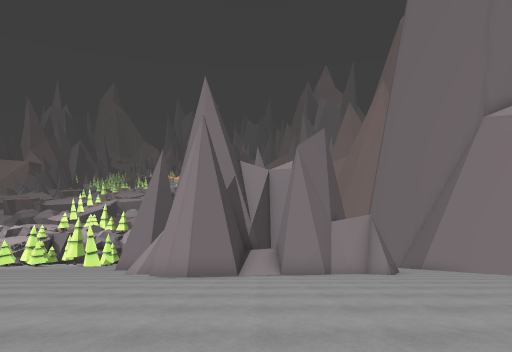
View 1 (above)

24 first-person views from a walk through a Unity game level. The camera is 1.2 m above the floor, tilts 6° down and sees 90° across. The floor is counted in squares, 2 m on a side. Each view is taken from the middle of a square. On the plan, view 1 faces up. The plan holds only what a view shows up to about 9 squares ahead; the rest is blank. The place goes on beyond the plan. Some surface patterns are stand-ins.

View 2
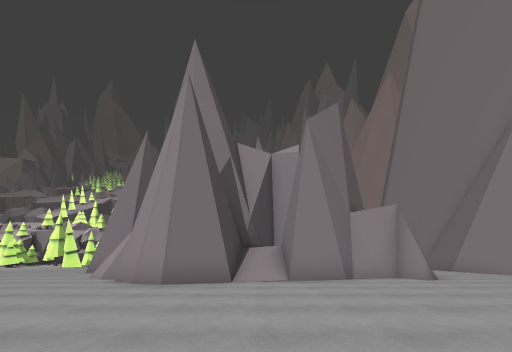

View 3
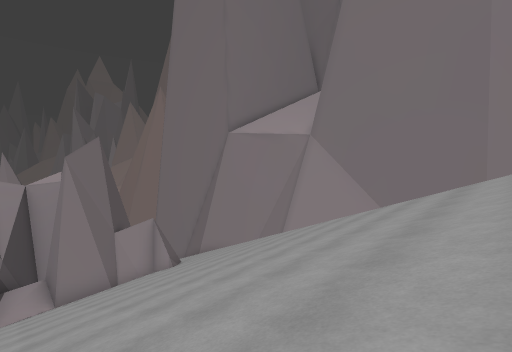

View 4
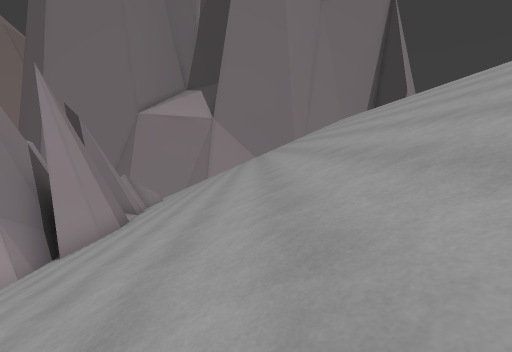

View 5
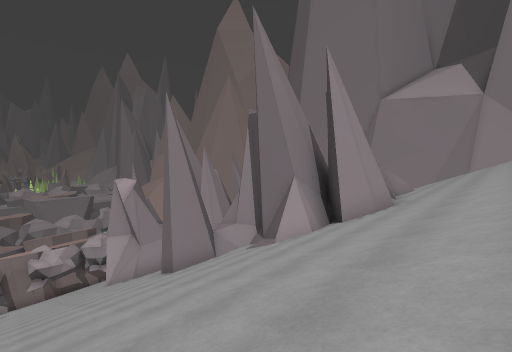

View 6
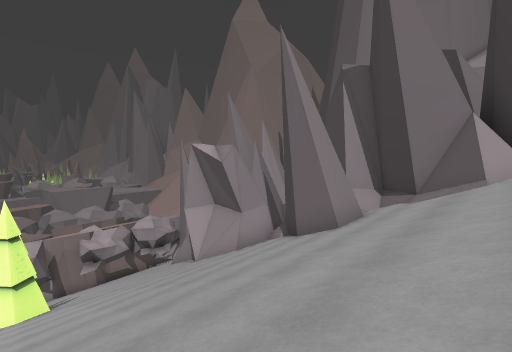

View 7
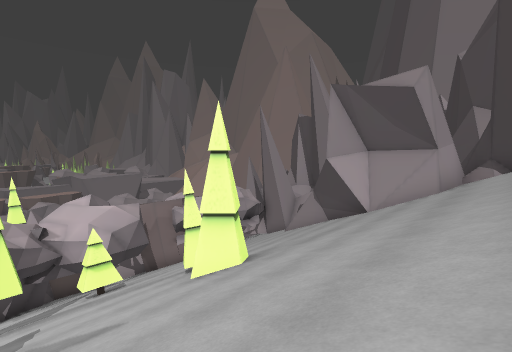

View 8
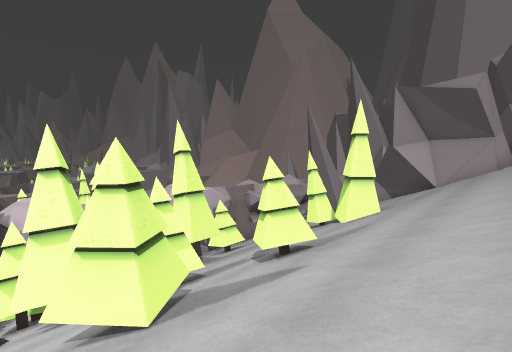

View 9
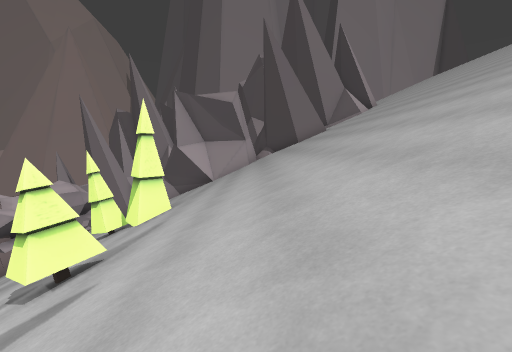

View 10
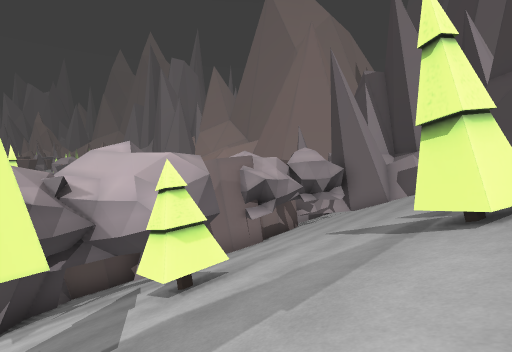

View 11
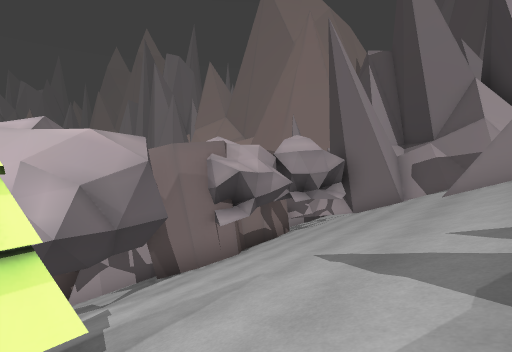

View 12
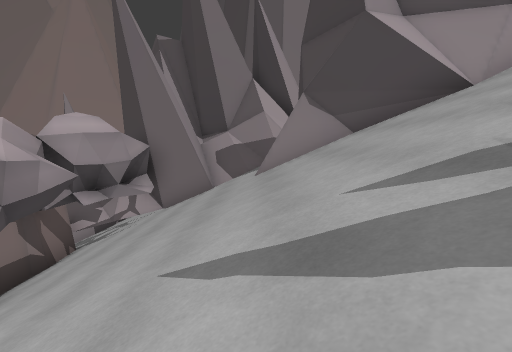

View 13
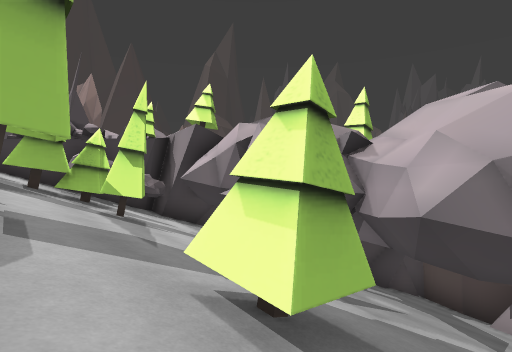

View 14
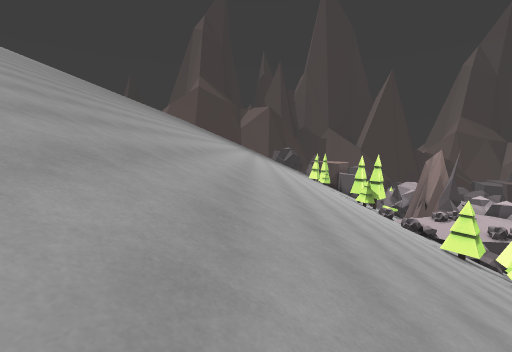

View 15
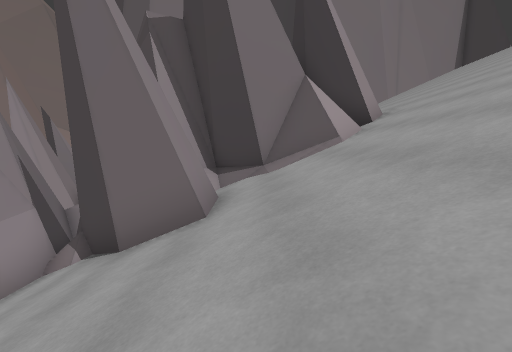

View 16
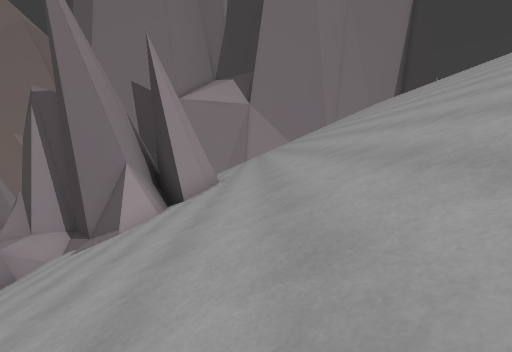

View 17
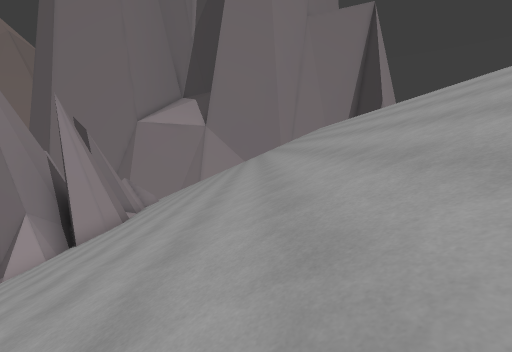

View 18
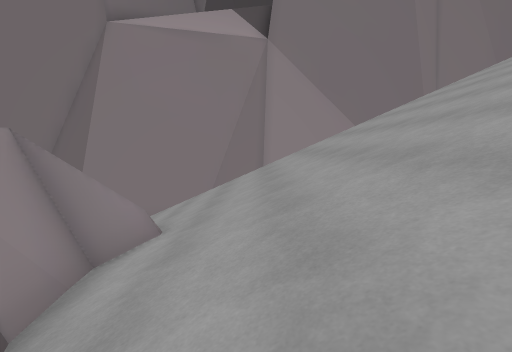

View 19
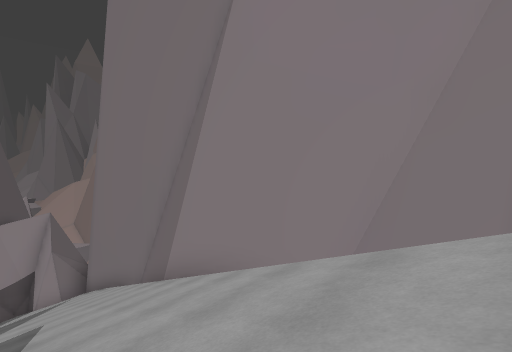

View 20
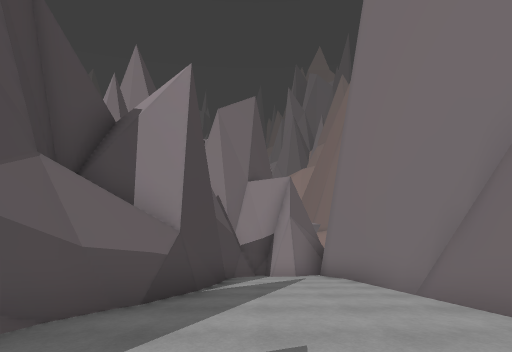

View 21
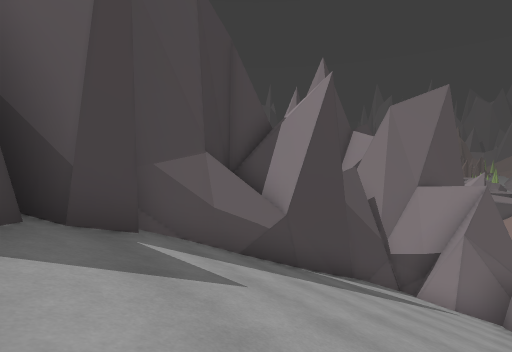

View 22
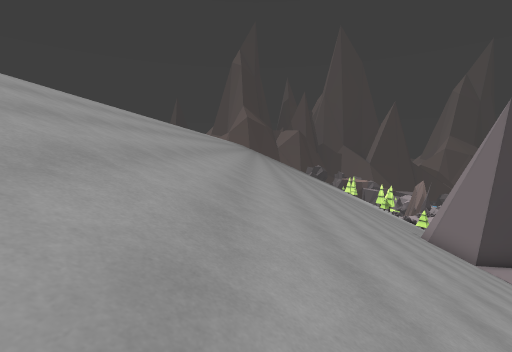

View 23
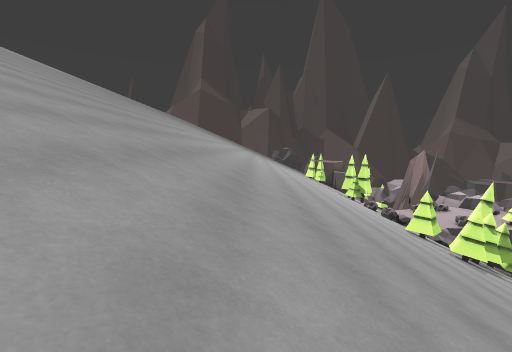

View 24
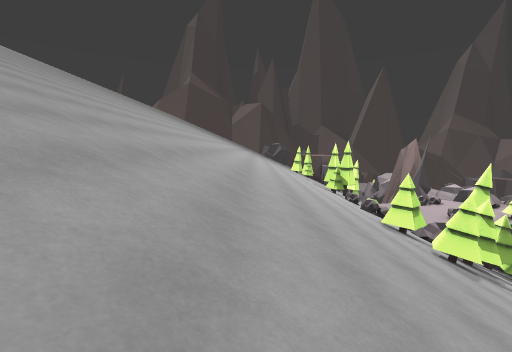

### Floor plan
Key: @ floor where view 1 was taken; # wall or solid block; . main floor; : floor 0.75 m higher than the main floor; - floor 2 m lower than the main floor; + floor 10.75 m higher than the main floor; * floor 14 m higher than the main floor; % floor 14.5 m higher than the main floor; / step, stairs or slope; ^ raised ledge; v drop or lower ground; T tree; O other object.
Columns run from 19 left of view 1 to 10 right of it. Each row starts with its distance up from view 1.
 29     ####
 28     #//###
 27     #////#   ###
 26     #////#####-#
 25 /#  //##//#////#
 24 .////////////O.#
 23 :TT////////////##
 22 TT////T///////////
 21 T///T///////////###
 20 TT///////////#  ##      #####
 19 /TT////T/////#  ##      #/#/#
 18 /T/T///T/////#  ##      #///#
 17 ////////////##  #vv     #///#
 16 /////////////##vv      ##///#
 15 //////////////#vv#     #////#
 14 //////////////# /#    ##////#
 13 /////////////##//^    #/////#
 12 /////////////##+##    ##////#
 11 ////////////////## #   ##///##
 10 ///////////////##########///v#
  9 ///////////////####%###/#///v#
  8 ////////////////###*//////// #
  7 //////////////////////////// #
  6 /////// //////////////////// #
  5 //////  ////////////////////
  4 /////    ///////////////////
  3 ////    ////////////////////
  2        /////////////////////
  1        /////////////////////
  0          //////////@////////
 -1           //////////////////
 -2            /////////////
 -3             ///////////

Positions as (right, up) in squares from view 1, and headings:
1: (0, 0), facing up
2: (0, 2), facing up
3: (0, -1), facing up-right
4: (-10, 3), facing right
5: (-10, 5), facing up-right
6: (-12, 9), facing up-right
7: (-15, 14), facing up-right
8: (-19, 15), facing up-right
9: (-19, 15), facing right
10: (-15, 19), facing up-right
11: (-13, 20), facing up-right
12: (-12, 21), facing right
13: (-12, 21), facing up-left
14: (-10, 11), facing left
15: (-10, 11), facing right
16: (-11, 6), facing right
17: (-12, 2), facing right
18: (1, 7), facing right
19: (6, 7), facing up-right
20: (6, 11), facing up
21: (8, 11), facing up-left
22: (7, 1), facing left
23: (-8, 11), facing left
24: (-10, 13), facing left
